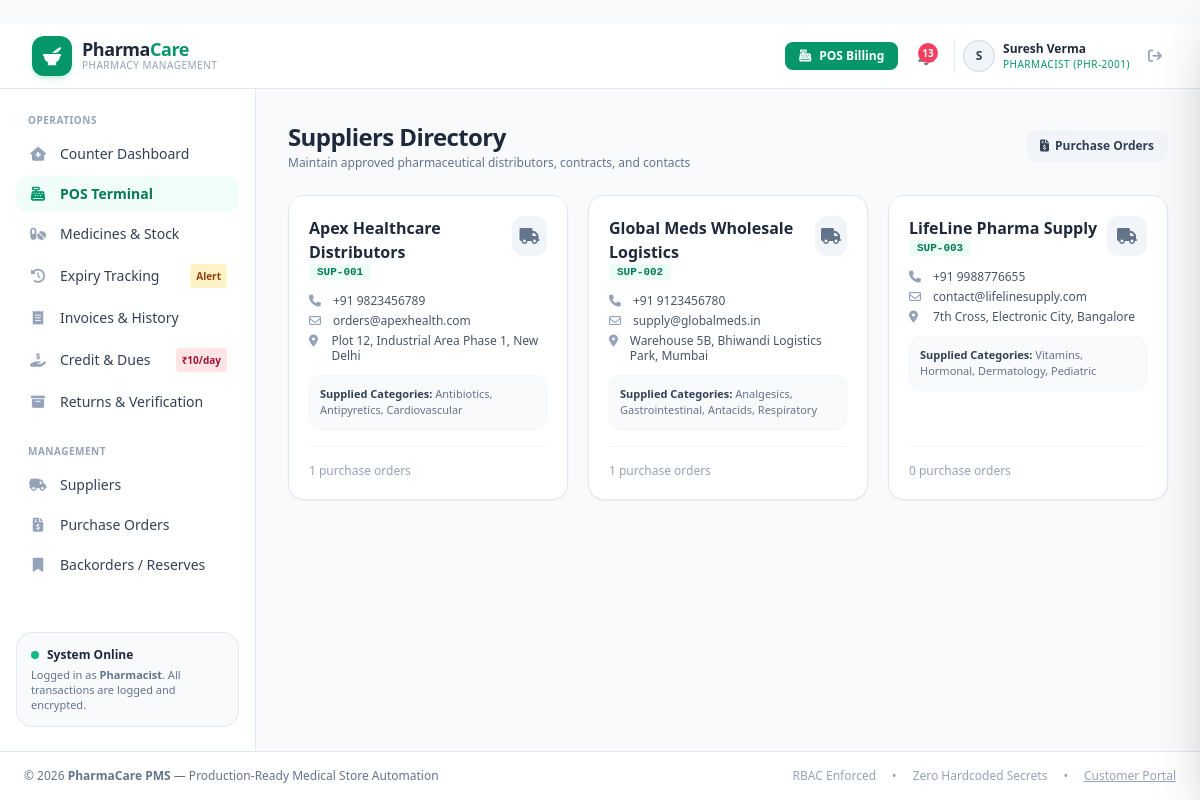
Page /suppliers/ (signed in) on the committed database.
### models.py (models this page shows, shortened)
class User(UserMixin, db.Model):
    __tablename__ = "users"
    id = db.Column(db.Integer, primary_key=True)
    user_code = db.Column(db.String(20), unique=True, nullable=False, index=True)
    name = db.Column(db.String(100), nullable=False)
    email = db.Column(db.String(120), unique=True, nullable=False, index=True)
    password_hash = db.Column(db.String(255), nullable=False)
    role = db.Column(db.String(20), nullable=False, default="pharmacist")  # admin, pharmacist
    phone = db.Column(db.String(20))
    address = db.Column(db.String(255))
    shop_name = db.Column(db.String(150))
    is_active = db.Column(db.Boolean, default=True)
    created_at = db.Column(db.DateTime, default=datetime.utcnow)
    bills = db.relationship("Bill", backref="creator", lazy="dynamic")
    purchase_orders = db.relationship("PurchaseOrder", backref="creator", lazy="dynamic")
    @property
    def is_admin(self):
        return self.role == "admin"

class Supplier(db.Model):
    __tablename__ = "suppliers"
    id = db.Column(db.Integer, primary_key=True)
    supplier_code = db.Column(db.String(20), unique=True, nullable=False, index=True)
    name = db.Column(db.String(150), nullable=False)
    contact_number = db.Column(db.String(25), nullable=False)
    email = db.Column(db.String(120))
    address = db.Column(db.String(255))
    supplied_medicines = db.Column(db.Text)
    created_at = db.Column(db.DateTime, default=datetime.utcnow)
    purchase_orders = db.relationship("PurchaseOrder", backref="supplier", lazy="dynamic")

### routes/suppliers.py (the view)
@suppliers_bp.route("/")
@login_required
@pharmacist_or_admin_required
def index():
    suppliers = Supplier.query.order_by(Supplier.name.asc()).all()
    return render_template("suppliers/index.html", suppliers=suppliers)

### templates/suppliers/index.html (shortened to what this page needs)
﻿{% extends "base.html" %}
{% block content %}
<div class="space-y-6">
    <div class="flex flex-col sm:flex-row sm:items-center justify-between gap-4">
        <div>
            <h1 class="text-2xl font-extrabold text-slate-800 tracking-tight">Suppliers Directory</h1>
            <p class="text-xs text-slate-500 mt-0.5">Maintain approved pharmaceutical distributors, contracts, and contacts</p>
        </div>
        <div class="flex items-center gap-2.5">
            <a href="{{ url_for('suppliers.purchase_orders') }}" class="px-3.5 py-2 bg-slate-100 hover:bg-slate-200 text-slate-700 font-bold text-xs rounded-xl transition flex items-center gap-1.5">
                <i class="fa-solid fa-file-invoice-dollar"></i>
                <span>Purchase Orders</span>
            </a>
        </div>
    </div>
    <div class="grid grid-cols-1 md:grid-cols-2 lg:grid-cols-3 gap-5">
        {% for s in suppliers %}
        <div class="bg-white p-5 rounded-2xl border border-slate-200 shadow-sm flex flex-col justify-between hover:shadow-md transition">
            <div class="space-y-3">
                <div class="flex items-start justify-between">
                    <div>
                        <h3 class="font-bold text-slate-800 text-base">{{ s.name }}</h3>
                        <span class="text-[11px] font-mono text-emerald-700 bg-emerald-50 px-2 py-0.5 rounded font-semibold">{{ s.supplier_code }}</span>
                    </div>
                    <div class="w-10 h-10 rounded-xl bg-slate-100 flex items-center justify-center text-slate-500">
                        <i class="fa-solid fa-truck text-base"></i>
                    </div>
                </div>
                <div class="space-y-1 text-xs text-slate-600">
                    <div class="flex items-center gap-2">
                        <i class="fa-solid fa-phone text-slate-400 w-4"></i>
                        <span>{{ s.contact_number }}</span>
                    </div>
                    {% if s.email %}
                    <div class="flex items-center gap-2">
                        <i class="fa-regular fa-envelope text-slate-400 w-4"></i>
                        <span>{{ s.email }}</span>
                    </div>
                    {% endif %}
                    {% if s.address %}
                    <div class="flex items-start gap-2">
                        <i class="fa-solid fa-location-dot text-slate-400 w-4 mt-0.5"></i>
                        <span class="leading-tight">{{ s.address }}</span>
                    </div>
                    {% endif %}
                </div>
                {% if s.supplied_medicines %}
                <div class="p-2.5 bg-slate-50 rounded-xl border border-slate-100 text-[11px] text-slate-500">
                    <span class="font-semibold text-slate-700">Supplied Categories:</span> {{ s.supplied_medicines }}
                </div>
                {% endif %}
            </div>
            <div class="pt-4 mt-4 border-t border-slate-100 flex items-center justify-between text-xs">
                <span class="text-slate-400 font-medium">{{ s.purchase_orders.count() }} purchase orders</span>
            </div>
        </div>
        {% else %}
        <div class="col-span-3 text-center py-12 bg-white rounded-2xl border border-slate-200 text-slate-400">
            No suppliers registered yet.
        </div>
        {% endfor %}
    </div>
</div>
{% endblock %}

### templates/base.html (shortened to what this page needs)
﻿<!DOCTYPE html>
<html lang="en">
<head>
    <script src="https://cdn.tailwindcss.com"></script>
    <link rel="stylesheet" href="https://cdnjs.cloudflare.com/ajax/libs/font-awesome/6.4.0/css/all.min.css">
    <link rel="stylesheet" href="{{ url_for('static', filename='css/style.css') }}">
</head>
<body class="bg-slate-50 text-slate-900 min-h-screen flex flex-col font-sans antialiased">
    <header class="bg-white border-b border-slate-200 sticky top-0 z-30 no-print">
        <div class="px-4 sm:px-6 lg:px-8 flex items-center justify-between h-16">
            <div class="flex items-center gap-4">
                <a href="/" class="flex items-center gap-2.5 group">
                    <div class="w-10 h-10 rounded-xl bg-emerald-600 text-white flex items-center justify-center shadow-md shadow-emerald-500/20 group-hover:scale-105 transition">
                        <i class="fa-solid fa-mortar-pestle text-lg"></i>
                    </div>
                    <div>
                        <span class="font-bold text-lg text-slate-800 tracking-tight leading-none block">Pharma<span class="text-emerald-600">Care</span></span>
                        <span class="text-[10px] text-slate-400 font-medium tracking-wider uppercase">Pharmacy Management</span>
                    </div>
                </a>
            </div>
            <div class="flex items-center gap-3">
                {% if current_user.is_authenticated %}
                    <a href="{{ url_for('main.pos') }}" class="hidden sm:inline-flex items-center gap-2 px-3.5 py-1.5 rounded-lg bg-emerald-600 hover:bg-emerald-700 text-white text-xs font-semibold shadow-sm transition">
                        <i class="fa-solid fa-cash-register"></i>
                        <span>POS Billing</span>
                    </a>
                    <button type="button" onclick="toggleNotificationDrawer()" class="relative p-2 text-slate-500 hover:text-slate-700 rounded-xl hover:bg-slate-100 transition">
                        <span id="alertsCountBadge" class="{% if alert_count == 0 %}hidden{% endif %} absolute top-1 right-1 w-5 h-5 bg-rose-500 text-white text-[10px] font-bold rounded-full flex items-center justify-center pulse-badge">
                            {{ alert_count }}
                        </span>
                    </button>
                    <div class="flex items-center gap-2 pl-2 border-l border-slate-200">
                        <div class="w-8 h-8 rounded-full bg-slate-100 border border-slate-300 flex items-center justify-center text-slate-700 font-bold text-xs">
                            {{ current_user.name[0] }}
                        </div>
                        <div class="hidden md:block text-left">
                            <div class="text-xs font-semibold text-slate-800">{{ current_user.name }}</div>
                            <div class="text-[10px] font-medium text-emerald-600 uppercase tracking-wider">{{ current_user.role }} ({{ current_user.user_code }})</div>
                        </div>
                        <a href="{{ url_for('auth.logout') }}" title="Logout" class="text-slate-400 hover:text-rose-600 p-1.5 rounded-lg hover:bg-rose-50 transition ml-1">
                            <i class="fa-solid fa-arrow-right-from-bracket text-sm"></i>
                        </a>
                    </div>
                {% endif %}
            </div>
        </div>
    </header>
    <div class="flex-1 flex">
        {% if current_user.is_authenticated %}
        <aside class="w-64 bg-white border-r border-slate-200 flex-shrink-0 flex flex-col justify-between py-6 px-4 no-print hidden lg:flex">
            <div class="space-y-6">
                <div>
                    <div class="px-3 text-[10px] font-bold uppercase tracking-wider text-slate-400 mb-2">Operations</div>
                    <nav class="space-y-1">
                        {% if current_user.is_admin %}
                        <a href="{{ url_for('admin.dashboard') }}" class="flex items-center gap-3 px-3 py-2 text-sm font-medium rounded-xl text-slate-700 hover:bg-emerald-50 hover:text-emerald-700 transition">
                            <i class="fa-solid fa-chart-line w-5 text-center text-slate-400"></i>
                            <span>Admin Dashboard</span>
                        </a>
                        {% else %}
                        <a href="{{ url_for('pharmacist.dashboard') }}" class="flex items-center gap-3 px-3 py-2 text-sm font-medium rounded-xl text-slate-700 hover:bg-emerald-50 hover:text-emerald-700 transition">
                            <i class="fa-solid fa-house-medical w-5 text-center text-slate-400"></i>
                            <span>Counter Dashboard</span>
                        </a>
                        {% endif %}
                        <a href="{{ url_for('main.pos') }}" class="flex items-center gap-3 px-3 py-2 text-sm font-semibold rounded-xl text-emerald-700 bg-emerald-50/70 hover:bg-emerald-100/70 transition">
                            <i class="fa-solid fa-cash-register w-5 text-center text-emerald-600"></i>
                            <span>POS Terminal</span>
                        </a>
                        <a href="{{ url_for('medicines.index') }}" class="flex items-center gap-3 px-3 py-2 text-sm font-medium rounded-xl text-slate-700 hover:bg-emerald-50 hover:text-emerald-700 transition">
                            <i class="fa-solid fa-pills w-5 text-center text-slate-400"></i>
                            <span>Medicines & Stock</span>
                        </a>
                        <a href="{{ url_for('medicines.expiry') }}" class="flex items-center justify-between px-3 py-2 text-sm font-medium rounded-xl text-slate-700 hover:bg-emerald-50 hover:text-emerald-700 transition">
                            <div class="flex items-center gap-3">
                                <i class="fa-solid fa-clock-rotate-left w-5 text-center text-slate-400"></i>
                                <span>Expiry Tracking</span>
                            </div>
                            <span class="text-[10px] font-bold px-1.5 py-0.5 rounded bg-amber-100 text-amber-800">Alert</span>
                        </a>
                        <a href="{{ url_for('bills.index') }}" class="flex items-center gap-3 px-3 py-2 text-sm font-medium rounded-xl text-slate-700 hover:bg-emerald-50 hover:text-emerald-700 transition">
                            <i class="fa-solid fa-receipt w-5 text-center text-slate-400"></i>
                            <span>Invoices & History</span>
                        </a>
                        <a href="{{ url_for('bills.dues') }}" class="flex items-center justify-between px-3 py-2 text-sm font-medium rounded-xl text-slate-700 hover:bg-emerald-50 hover:text-emerald-700 transition">
                            <div class="flex items-center gap-3">
                                <i class="fa-solid fa-hand-holding-dollar w-5 text-center text-slate-400"></i>
                                <span>Credit & Dues</span>
                            </div>
                            <span class="text-[10px] font-bold px-1.5 py-0.5 rounded bg-rose-100 text-rose-800">₹10/day</span>
                        </a>
                        <a href="{{ url_for('returns.index') }}" class="flex items-center gap-3 px-3 py-2 text-sm font-medium rounded-xl text-slate-700 hover:bg-emerald-50 hover:text-emerald-700 transition">
                            <i class="fa-solid fa-box-archive w-5 text-center text-slate-400"></i>
                            <span>Returns & Verification</span>
                        </a>
                    </nav>
                </div>
                <div>
                    <div class="px-3 text-[10px] font-bold uppercase tracking-wider text-slate-400 mb-2">Management</div>
                    <nav class="space-y-1">
                        <a href="{{ url_for('suppliers.index') }}" class="flex items-center gap-3 px-3 py-2 text-sm font-medium rounded-xl text-slate-700 hover:bg-emerald-50 hover:text-emerald-700 transition">
                            <i class="fa-solid fa-truck-field w-5 text-center text-slate-400"></i>
                            <span>Suppliers</span>
                        </a>
                        <a href="{{ url_for('suppliers.purchase_orders') }}" class="flex items-center gap-3 px-3 py-2 text-sm font-medium rounded-xl text-slate-700 hover:bg-emerald-50 hover:text-emerald-700 transition">
                            <i class="fa-solid fa-file-invoice-dollar w-5 text-center text-slate-400"></i>
                            <span>Purchase Orders</span>
                        </a>
                        <a href="{{ url_for('customer.reservations_list') }}" class="flex items-center gap-3 px-3 py-2 text-sm font-medium rounded-xl text-slate-700 hover:bg-emerald-50 hover:text-emerald-700 transition">
                            <i class="fa-solid fa-bookmark w-5 text-center text-slate-400"></i>
                            <span>Backorders / Reserves</span>
                        </a>
                    </nav>
                </div>
            </div>
            <div class="p-3.5 rounded-2xl bg-slate-50 border border-slate-200 text-xs">
                <div class="font-semibold text-slate-800 flex items-center gap-2">
                    <span class="w-2 h-2 rounded-full bg-emerald-500 inline-block"></span>
                    System Online
                </div>
                <div class="text-slate-500 text-[11px] mt-1 leading-snug">
                    Logged in as <b>{{ current_user.role|capitalize }}</b>. All transactions are logged and encrypted.
                </div>
            </div>
        </aside>
        {% endif %}
        <main class="flex-1 p-4 sm:p-6 lg:p-8 max-w-7xl mx-auto w-full">
            {% block content %}{% endblock %}
        </main>
    </div>
    <footer class="bg-white border-t border-slate-200 py-4 px-6 text-center text-xs text-slate-500 no-print mt-auto">
        <div class="flex flex-col sm:flex-row items-center justify-between max-w-7xl mx-auto gap-2">
            <div>&copy; 2026 <b>{{ app_name }}</b> — Production-Ready Medical Store Automation</div>
            <div class="flex items-center gap-4 text-slate-400">
                <span>RBAC Enforced</span>
                <span>•</span>
                <span>Zero Hardcoded Secrets</span>
                <span>•</span>
                <a href="{{ url_for('customer.portal') }}" class="hover:text-emerald-600 underline">Customer Portal</a>
            </div>
        </div>
    </footer>
</body>
</html>

### rows in the picture
User: name "S", name "Suresh Verma", role "PHARMACIST", user_code "PHR-2001", role "Pharmacist"
Supplier: name "Apex Healthcare Distributors", supplier_code "SUP-001", contact_number "+91 9823456789", email "orders@apexhealth.com", address "Plot 12, Industrial Area Phase 1, New Delhi", supplied_medicines "Antibiotics, Antipyretics, Cardiovascular", purchase_orders.count "1"
Supplier: name "Global Meds Wholesale Logistics", supplier_code "SUP-002", contact_number "+91 9123456780", email "supply@globalmeds.in", address "Warehouse 5B, Bhiwandi Logistics Park, Mumbai", supplied_medicines "Analgesics, Gastrointestinal, Antacids, Respiratory", purchase_orders.count "1"
Supplier: name "LifeLine Pharma Supply", supplier_code "SUP-003", contact_number "+91 9988776655", email "contact@lifelinesupply.com", address "7th Cross, Electronic City, Bangalore", supplied_medicines "Vitamins, Hormonal, Dermatology, Pediatric", purchase_orders.count "0"

### other values in the picture
{{ alert_count }} "13"
{{ app_name }} "PharmaCare PMS"
